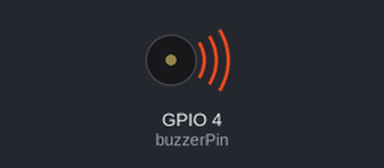
Recording of a program running on a simulated Raspberry Pi (BCM pin numbers). Parts: buzzer (waves = sounding). At 8.0 s the program stops and its outputs stay as they are.

Above: at 0.1 s.
At 8.1 s:
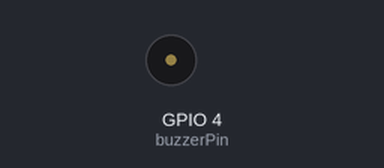
Timing chart, 0 to 9.5 s (numbered marks = the images above):
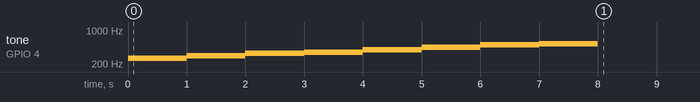

The program:

piezzoBuzzer2.py
```python
import RPi.GPIO as gpio
import time

buzzerPin = 4
gpio.setmode(gpio.BCM)
gpio.setup(buzzerPin, gpio.OUT)

pwm = gpio.PWM(buzzerPin,262)
pwm.start(10)

melody = [262,294,330,349,392,440,494,523]

try:
    for i in melody:
        pwm.ChangeFrequency(int(i))
        time.sleep(1)

finally:
    pwm.stop()
    gpio.cleanup()
```

Measured:
- by itself, tone on GPIO 4 (buzzerPin): plays 262 Hz for 1.0 s, 294 Hz for 1.0 s, 330 Hz for 1.0 s, 349 Hz for 1.0 s, 392 Hz for 1.0 s, 440 Hz for 1.0 s … (8 notes in this stretch)
